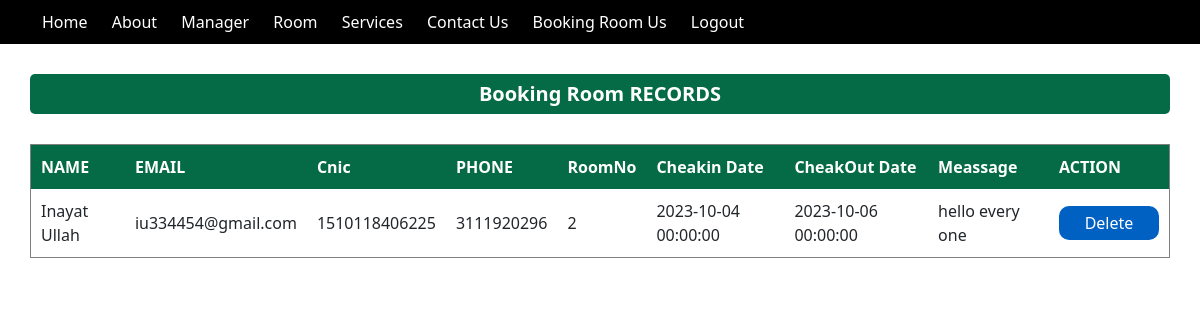
The page /Admin-booking-room.php (signed in) on the database its author committed.
### tables this page shows
CREATE TABLE `roombooking` (
  `id` int(11) NOT NULL,
  `name` varchar(255) NOT NULL,
  `email` varchar(255) NOT NULL,
  `cnic` varchar(50) NOT NULL,
  `phone` varchar(20) NOT NULL,
  `roomno` varchar(500) NOT NULL,
  `checkin` datetime NOT NULL,
  `checkout` datetime NOT NULL,
  `message` varchar(2000) NOT NULL,
  `upload_date` timestamp NOT NULL DEFAULT current_timestamp() ON UPDATE current_timestamp()
);

### Admin-booking-room.php (the view, shortened to what this page needs)
<?php
include('Connection.php');
?>
<!DOCTYPE html>
<html lang="en">
<head>
    <link rel="stylesheet" href="Style.css">
    <link rel="stylesheet" href="Admin-Style.css">
    <link rel="stylesheet" href="https://cdnjs.cloudflare.com/ajax/libs/font-awesome/6.2.1/css/all.min.css"/>
    <link rel="stylesheet" href="https://cdn.jsdelivr.net/npm/bootstrap@5.3.2/dist/css/bootstrap.min.css">
</head>
<body>
  <nav>
    <ul>
      <li><a href="#"> Home</a></li>
      <li><a href="Admin-About.php">About</a></li>
      <li><a href="Admin-Manager.php">Manager</a></li>
      <li><a href="Admin-Room.php"> Room</a></li>
      <li><a href="Admin-Services.php"> Services</a></li>
      <li><a href="Admin-Contact.php"> Contact Us</a></li>
      <li class="active"><a href="#"> Booking Room Us</a></li>
      <li><a href="Admin-Logout.php"> Logout</a></li>
    </ul>
  </nav>
    <div class="myHead">
        <p>Booking Room RECORDS</p>
    </div>
    <?php
    $query = "SELECT * FROM roombooking ORDER BY upload_date DESC";
    $data = mysqli_query($conn, $query);
    $total = mysqli_num_rows($data);
    ?>
    <div class="myTable">
        <table border="1" cellspacing="0px">
            <tr>
                <th>NAME</th>
                <th>EMAIL</th>
                <th>Cnic</th>
                <th>PHONE</th>
                <th>RoomNo</th>
                <th>Cheakin Date</th>
                <th>CheakOut Date</th>
                <th>Meassage</th>
                <th>ACTION</th>
            </tr>
            <?php
            if($total != 0) {
                while($result = mysqli_fetch_assoc($data)) {
                    echo "<tr>
                    <td>".$result['name']."</td>
                    <td>".$result['email']."</td>
                    <td>".$result['cnic']."</td>
                    <td>".$result['phone']."</td>
                    <td>".$result['roomno']."</td>
                    <td>".$result['checkin']."</td>
                    <td>".$result['checkout']."</td>
                    <td>".$result['message']."</td>
                    <td><a href='booking-room-Delete.php?id=$result[id]'>
                    <input type='submit' value='Delete' id='delete' onclick='return checkdelete()'></a></td>
                    </tr>";
                }
            } else {
                echo "<tr><td colspan='5'>No Records in the Booking Room.</td></tr>";
            }
            ?>
        </table>
    </div>
</body>
</html>

### style.css (style rules this page uses)
* { padding: 0; margin: 0; box-sizing: border-box; list-style-type: none; }
body a { text-decoration-line: none; }
nav { background-color: black; }
nav ul { margin-bottom: 0px; }
nav ul li { display: inline-block; }
nav ul li a { display: block; padding: 10px; color: white; }
input, textarea { border: none; outline: none; border-radius: 2px; box-sizing: border-box; font-size: 1.25em; width: 100%; padding: 10px; }

### Admin-Style.css (style rules this page uses)
:root { --my-green: rgb(5, 107, 71); --my-blue: rgb(1, 97, 194); }
.myHead p { background-color: var(--my-green); color: white; padding: 5px; margin: 30px; font-size: 20px; font-weight: bold; border-radius: 5px; text-align: center; }
.myTable table { width: 95%; margin: 30px auto; }
.myTable th { background-color: var(--my-green); color: white; padding: 10px; font-size: 16px; text-align: left; }
.myTable td { padding: 10px; }
#delete { background-color: var(--my-blue); color: white; border: none; padding: 5px; border-radius: 10px; width: 100px; cursor: pointer; }

### rows shown on the page
roombooking: name "Inayat Ullah", email "iu334454@gmail.com", cnic "1510118406225", phone "3111920296", roomno "2", checkin "2023-10-04 00:00:00", checkout "2023-10-06 00:00:00", message "hello every one"
